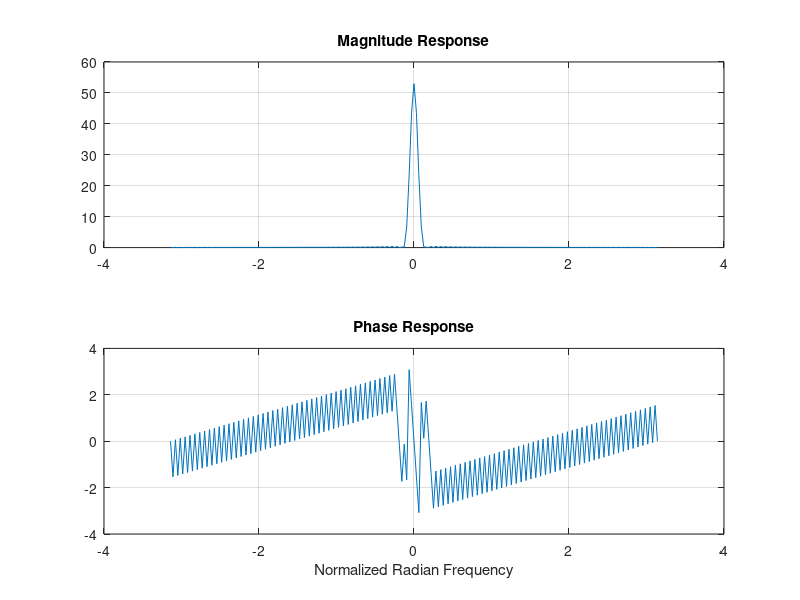

The MATLAB script that drew this image:
bb = hamming(99);
figure;
ww = -pi:(pi/100):pi;
H = freqz(bb, 1, ww);
subplot(2,1,1);
plot(ww, abs(H)), grid on;
title('Magnitude Response');
subplot(2,1,2);
plot(ww, angle(H)), grid on;
xlabel('Normalized Radian Frequency');
title('Phase Response');